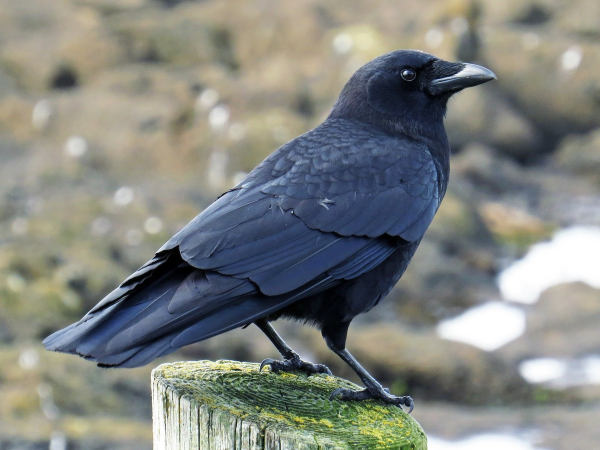
#> input picture dashboard/species_images/American_Crow_2.jpg, 1200 x 900 px (shown at 1/2 size)
$ python -i motion_gate.py   (imports and definitions only)
#> lines starting #> are read from the running program, lines starting #| are printed output that depends on the picture
"""
Motion gate — skip frames where nothing moved since the last frame.

Drop-in module for classify.py. Compares each incoming image against the
previous frame from the same camera using cv2.absdiff(). If the change
is below a threshold, the frame is skipped without running YOLO or AIY.

Usage in classify.py:
    from motion_gate import MotionGate
    gate = MotionGate(threshold_pct=1.5, resize_width=320)

    # In the processing loop, before process_file():
    if not gate.has_motion(image_path, camera="feeder"):
        logging.debug("No motion, skipping: %s", fname)
        continue
"""

import cv2
import logging
import numpy as np
import os


class MotionGate:
    """Compare consecutive frames per camera; skip if change is below threshold.

    Args:
        threshold_pct: Minimum percentage of pixels that must change to
                       count as motion.  Default 1.5% works well for
                       static feeder cameras.  Lower = more sensitive.
        resize_width:  Downscale frames before comparison.  320px is plenty
                       for motion detection and keeps it fast (~1ms per check).
        blur_kernel:   Gaussian blur kernel size to suppress noise/compression
                       artifacts.  Must be odd.
        pixel_threshold: Per-pixel intensity difference to count as "changed".
                         Default 25 (out of 255) filters sensor noise.
    """

    def __init__(self, threshold_pct=1.5, resize_width=320,
                 blur_kernel=21, pixel_threshold=25):
        self.threshold_pct = threshold_pct
        self.resize_width = resize_width
        self.blur_kernel = blur_kernel
        self.pixel_threshold = pixel_threshold
        self._prev_frames = {}  # camera → grayscale frame
        self._stats = {"checked": 0, "skipped": 0}

    def has_motion(self, image_or_path, camera="feeder"):
        """Return True if the frame has meaningful motion vs the previous frame.

        Args:
            image_or_path: File path (str/Path) or numpy BGR/RGB array.
                           When a numpy array is passed, cv2.imread is skipped.
            camera: Camera identifier for per-camera tracking.

        Always returns True for the first frame per camera (no reference).
        Returns True on any error (fail-open — never block the pipeline).
        """
#> called with camera = 'feeder'
        self._stats["checked"] += 1
        try:
            if isinstance(image_or_path, np.ndarray):
                img = image_or_path
            else:
                img = cv2.imread(str(image_or_path))
#> img is the input picture: shape (900, 1200, 3); mean B, G, R 127.8, 132.3, 129.3
            if img is None:
                return True  # Can't read → let process_file handle it

            # Downscale + grayscale + blur
            h, w = img.shape[:2]
#> h = 900; w = 1200
            scale = self.resize_width / w
#> scale = 0.267
            small = cv2.resize(img, (self.resize_width, int(h * scale)),
                               interpolation=cv2.INTER_AREA)
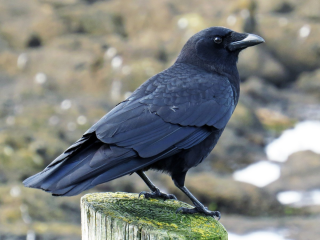
#> small: shape (240, 320, 3); mean B, G, R 127.8, 132.3, 129.3
            gray = cv2.cvtColor(small, cv2.COLOR_BGR2GRAY)
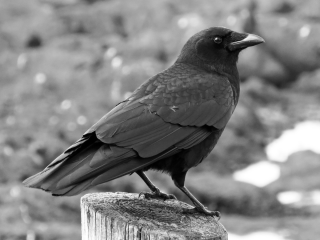
#> gray: shape (240, 320); min 0, max 255, mean 130.9
            gray = cv2.GaussianBlur(gray, (self.blur_kernel, self.blur_kernel), 0)
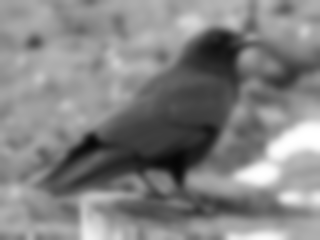
#> gray: shape (240, 320); min 6, max 255, mean 130.9

            prev = self._prev_frames.get(camera)
            self._prev_frames[camera] = gray

            if prev is None:
                return True  # First frame for this camera

            # Pixel-wise diff
            delta = cv2.absdiff(gray, prev)
            changed = np.count_nonzero(delta > self.pixel_threshold)
            total = delta.size
            pct = (changed / total) * 100

            if pct < self.threshold_pct:
                self._stats["skipped"] += 1
                label = camera if isinstance(image_or_path, np.ndarray) else os.path.basename(str(image_or_path))
                logging.debug("Motion gate: %.2f%% change (<%s%% threshold), skipping %s",
                              pct, self.threshold_pct, label)
                return False

            return True

        except Exception as exc:
            # Fail-open: if anything goes wrong, let the frame through
            logging.warning("Motion gate error, passing through: %s", exc)
            return True

    @property
    def skip_rate(self):
        """Percentage of frames skipped by the motion gate."""
        if self._stats["checked"] == 0:
            return 0.0
        return (self._stats["skipped"] / self._stats["checked"]) * 100

    @property
    def stats(self):
        return dict(self._stats)

>>> result = MotionGate().has_motion('dashboard/species_images/American_Crow_2.jpg')

$ run again, on dashboard/species_images/American_Green-winged_Teal_male_american.jpg
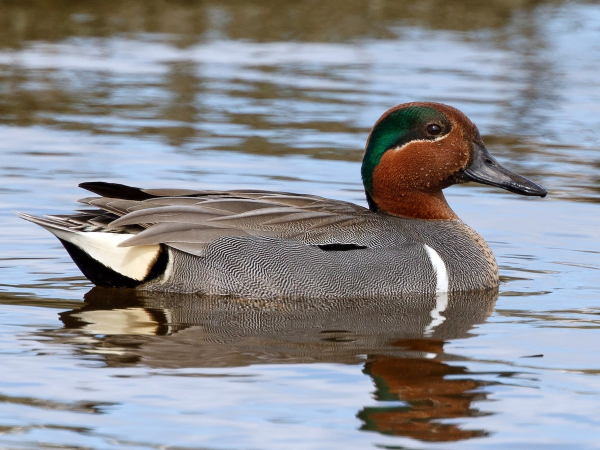
#> input picture dashboard/species_images/American_Green-winged_Teal_male_american.jpg, 1200 x 900 px (shown at 1/2 size)
#> in has_motion, img is the input picture: shape (900, 1200, 3); mean B, G, R 147.2, 141.9, 140.7
#> in has_motion, `gray = cv2.cvtColor(small, cv2.COLOR_BGR2GRAY)`:
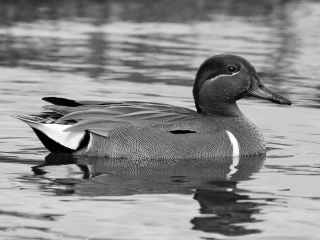
#> gray: shape (240, 320); min 0, max 255, mean 142.2
#> in has_motion, `gray = cv2.GaussianBlur(gray, (self.blur_kernel, self.blur_kernel), 0)`:
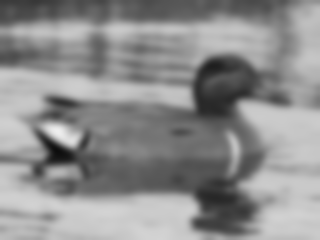
#> gray: shape (240, 320); min 13, max 238, mean 142.2

$ run again, on dashboard/species_images/American_Pipit_nonbreeding_adultimmature.jpg
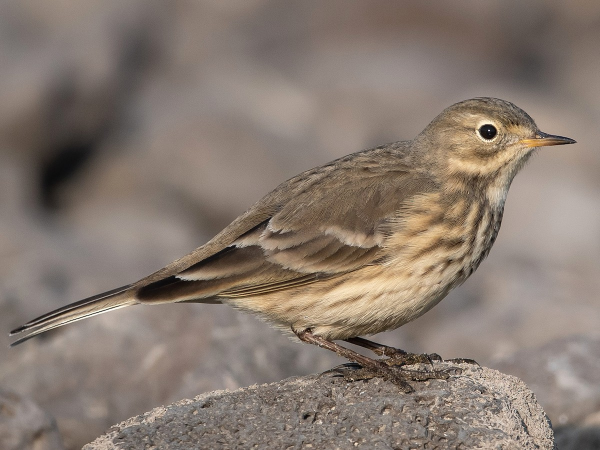
#> input picture dashboard/species_images/American_Pipit_nonbreeding_adultimmature.jpg, 1200 x 900 px (shown at 1/2 size)
#> in has_motion, img is the input picture: shape (900, 1200, 3); mean B, G, R 111.8, 121.7, 135.1
#> in has_motion, `small = cv2.resize(img, (self.resize_width, int(h * scale)), interpola..`:
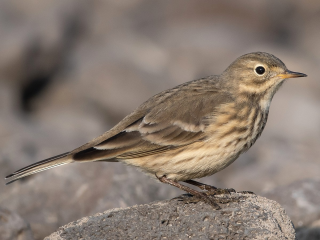
#> small: shape (240, 320, 3); mean B, G, R 111.8, 121.7, 135.1
#> in has_motion, `gray = cv2.GaussianBlur(gray, (self.blur_kernel, self.blur_kernel), 0)`:
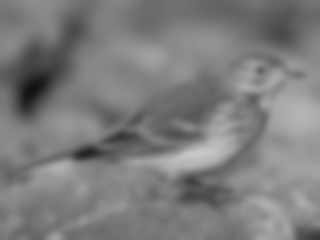
#> gray: shape (240, 320); min 18, max 201, mean 124.6
